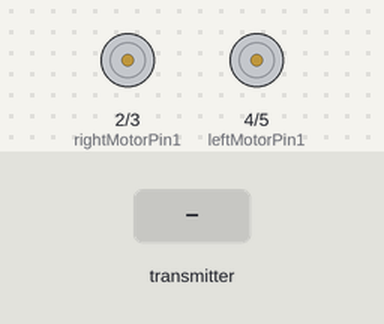
Recording of a sketch running on a simulated Arduino Uno, built with avr-gcc and run on an emulated ATmega328P. Parts: motor-driver pin pairs drawn as motors (green arrow = first pin HIGH = forward, orange = second pin HIGH = backward, longer = more drive, scaled by the enable pin). The test bench sets the inputs (shaded band). No radio packets arrive unless stated.

Above: at 1.2 s.
1.3 s: the transmitter starts sending xAxisValue = 0
At 1.8 s:
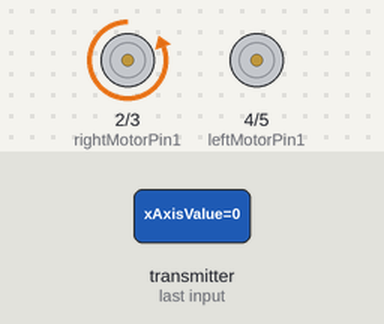
2.8 s: the transmitter starts sending yAxisValue = 128
At 4.0 s:
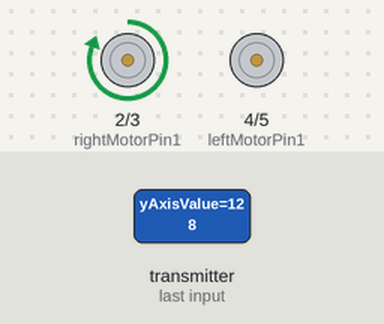
4.3 s: the transmitter starts sending xAxisValue = 64
At 5.2 s:
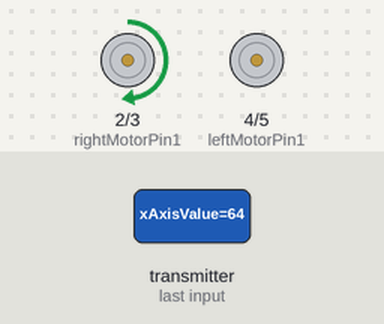
5.8 s: the transmitter starts sending yAxisValue = 0
At 6.4 s:
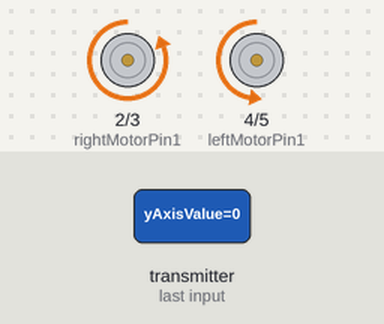
7.3 s: the transmitter starts sending xAxisValue = 128
At 7.6 s:
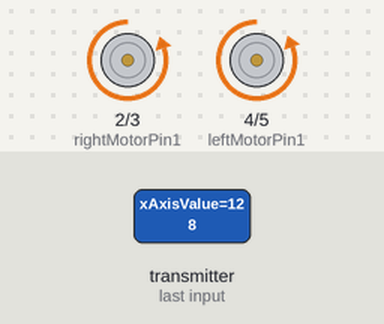
8.8 s: the transmitter starts sending yAxisValue = 64
At 9.9 s:
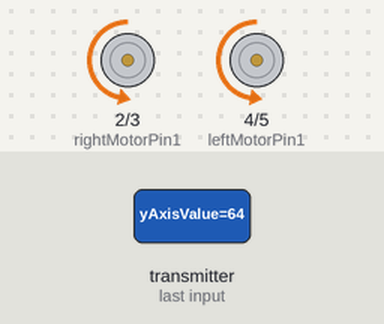
Timing chart, 0 to 11.3 s (numbered marks = the images above; inputs shaded):
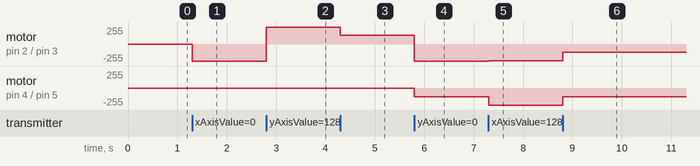

The sketch:

GestureControlCar_Receiver.ino
```cpp
#include <SPI.h>
#include <nRF24L01.h>
#include <RF24.h>

//#define PRINT_DEBUG   //Uncomment this line if you want to print the values on serial monitor

#define SIGNAL_TIMEOUT 500  // This is signal timeout in milli seconds.

const uint64_t pipeIn = 0xF9E8F0F0E1LL;
RF24 radio(7, 8);
unsigned long lastRecvTime = 0;

struct PacketData
{
  byte xAxisValue;
  byte yAxisValue;
} receiverData;

//Right motor
int enableRightMotor=9;
int rightMotorPin1=2;
int rightMotorPin2=3;

//Left motor
int enableLeftMotor=10;
int leftMotorPin1=4;
int leftMotorPin2=5;


void setup()
{
  pinMode(enableRightMotor,OUTPUT);
  pinMode(rightMotorPin1,OUTPUT);
  pinMode(rightMotorPin2,OUTPUT);

  pinMode(enableLeftMotor,OUTPUT);
  pinMode(leftMotorPin1,OUTPUT);
  pinMode(leftMotorPin2,OUTPUT);

  rotateMotor(0,0);

  radio.begin();
  radio.setDataRate(RF24_250KBPS);
  radio.openReadingPipe(1,pipeIn);
  radio.startListening(); //start the radio receiver

  #ifdef PRINT_DEBUG
    Serial.begin(115200);
  #endif
}

void loop()
{
    int rightMotorSpeed=0;
    int leftMotorSpeed=0;
    // Check if RF is connected and packet is available
    if(radio.isChipConnected() && radio.available())
    {
      radio.read(&receiverData, sizeof(PacketData));
      int mappedYValue = map(receiverData.yAxisValue, 0, 254, -255, 255);
      int mappedXValue = map(receiverData.xAxisValue, 0, 254, -255, 255);
      int motorDirection = 1;
      if (mappedYValue < 0)
      {
        motorDirection = -1;
      }

      rightMotorSpeed = abs(mappedYValue) - mappedXValue;
      leftMotorSpeed = abs(mappedYValue) + mappedXValue;

      rightMotorSpeed = constrain(rightMotorSpeed, 0, 255);
      leftMotorSpeed = constrain(leftMotorSpeed, 0, 255);

      rotateMotor(rightMotorSpeed * motorDirection, leftMotorSpeed * motorDirection);

      lastRecvTime = millis();

      #ifdef PRINT_DEBUG
        Serial.println(receiverData.xAxisValue);
        Serial.println(receiverData.yAxisValue);
      #endif
    }
    else
    {
      //Signal lost. Reset the motor to stop
      unsigned long now = millis();
      if ( now - lastRecvTime > SIGNAL_TIMEOUT )
      {
        rotateMotor(0, 0);
     }
   }
}


void rotateMotor(int rightMotorSpeed, int leftMotorSpeed)
{
  if (rightMotorSpeed < 0)
  {
    digitalWrite(rightMotorPin1,LOW);
    digitalWrite(rightMotorPin2,HIGH);
  }
  else if (rightMotorSpeed > 0)
  {
    digitalWrite(rightMotorPin1,HIGH);
    digitalWrite(rightMotorPin2,LOW);
  }
  else
  {
    digitalWrite(rightMotorPin1,LOW);
    digitalWrite(rightMotorPin2,LOW);
  }

  if (leftMotorSpeed < 0)
  {
    digitalWrite(leftMotorPin1,LOW);
    digitalWrite(leftMotorPin2,HIGH);
  }
  else if (leftMotorSpeed > 0)
  {
    digitalWrite(leftMotorPin1,HIGH);
    digitalWrite(leftMotorPin2,LOW);
  }
  else
  {
    digitalWrite(leftMotorPin1,LOW);
    digitalWrite(leftMotorPin2,LOW);
  }

  analogWrite(enableRightMotor, abs(rightMotorSpeed));
  analogWrite(enableLeftMotor, abs(leftMotorSpeed));
  }
```

Measured:
- after the input at 1.3 s, motor on pin 2 (rightMotorPin1) / pin 3 (rightMotorPin2): stopped → backward 255/255 at once
- after the input at 2.8 s, motor on pin 2 (rightMotorPin1) / pin 3 (rightMotorPin2): backward 255/255 → forward 255/255 at once
- after the input at 4.3 s, motor on pin 2 (rightMotorPin1) / pin 3 (rightMotorPin2): forward 255/255 → forward 129/255 at once
- after the input at 5.8 s, motor on pin 2 (rightMotorPin1) / pin 3 (rightMotorPin2): forward 129/255 → backward 255/255 at once; motor on pin 4 (leftMotorPin1) / pin 5 (leftMotorPin2): stopped → backward 128/255 at once
- after the input at 7.3 s, motor on pin 2 (rightMotorPin1) / pin 3 (rightMotorPin2): backward 255/255 → backward 253/255 at once; motor on pin 4 (leftMotorPin1) / pin 5 (leftMotorPin2): backward 128/255 → backward 255/255 at once
- after the input at 8.8 s, motor on pin 2 (rightMotorPin1) / pin 3 (rightMotorPin2): backward 253/255 → backward 125/255 at once; motor on pin 4 (leftMotorPin1) / pin 5 (leftMotorPin2): backward 255/255 → backward 129/255 at once
